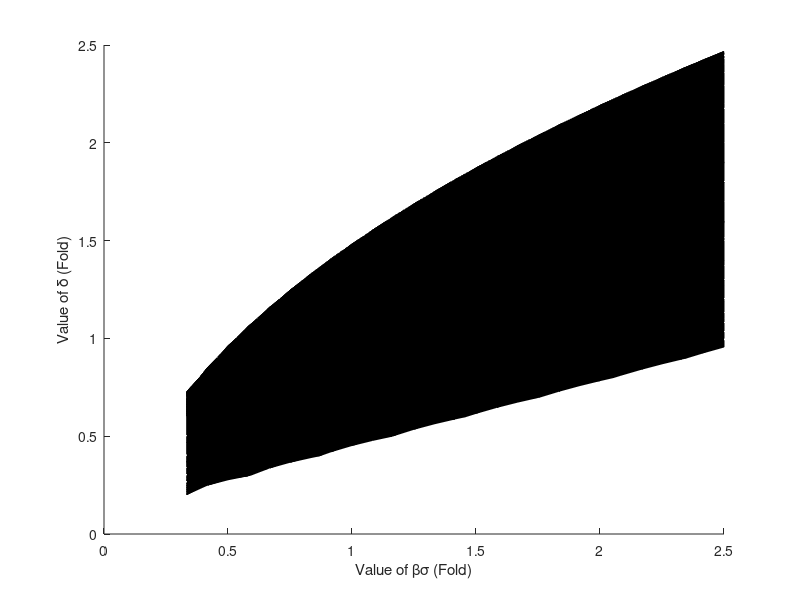

MATLAB code for this plot: (Note: this script raises an error after producing the figure.)
%% Description
% This MATLAB program aims to visualize Hopf bifurcation subspace in
% alpha-beta*sigma-delta parameter space where p53 oscillations can be
% self-sustained (Fig 4C).

function main
%% Load Data
load("Data/EP_Jacobian_3D_dense_rawData.mat")

param_A_fc=param_A./0.4;
param_B_fc=param_B./1.8; 
param_delta_fc=param_delta./0.75; 

%% Visualizations
p = patch(isosurface(param_B_fc(1:27),param_delta_fc(1:28),param_A_fc(1:20),mtx_p(1:28,1:27,1:20),0)); hold on 
xlabel('Value of \beta\sigma (Fold)'); 
ylabel('Value of \delta (Fold)'); 
zlabel('Value of \alpha (Fold)');
zticks(0:0.5:2.5);
p.FaceColor = '#E1F1FF';
p.EdgeColor = 'none';
daspect([1 1 1])
view(3); 
axis tight
camlight 
lighting gouraud
grid on
view(-46,10)

% add auxilliary items
plot3(1,1,1,'ro','MarkerSize',7,'MarkerFaceColor','#FF0000');
txt = 'Hopf'; text(1,1.2,2.4,txt,'FontSize',20);
txt = 'No Hopf'; text(1,0.4,0.3,txt,'FontSize',20);
txt = ['p53' newline 'missense' newline 'mutations']; text(0.3,1.8,0.8,txt,'FontSize',12);
txt = 'Loss of p53'; text(0.8,1.2,0.4,txt,'FontSize',12);
txt = ['Overexpression of' newline 'Mdm2 or Mdm4']; text(2,1,1.2,txt,'FontSize',12);
txt = 'Loss of ATM'; text(1.2,0.3,0.9,txt,'FontSize',12);
x=[1,1]; y=[1,1]; z=[0,0.1];plot3(x,y,z,'--w');
X=ones(1,4); Y=ones(1,4); Z=ones(1,4); U=[-0.75,0,1,0.5]; V=[0,0,0,-0.5]; W=[0,-0.5,0,0];
quiver3(X,Y,Z,U,V,W,0,'-k','LineWidth',2);

return
